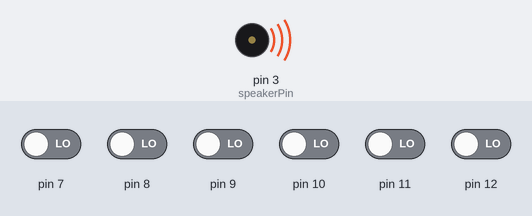
A sketch run on a simulated Arduino Uno, built with avr-gcc and run on an emulated ATmega328P. Parts: buzzer (waves = sounding). The test bench sets the inputs (shaded band); at power-on: pin 7–12 LOW.

Above: at 0.1 s.
At 2.1 s:
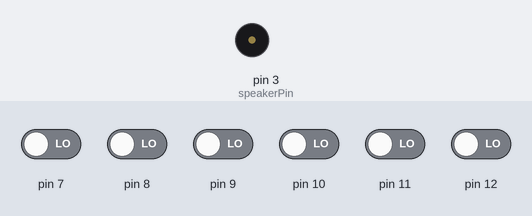
Timing chart, 0 to 3.6 s (numbered marks = the images above):
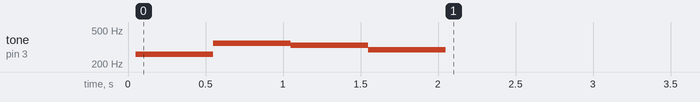

The sketch:

RealMiniPiano.ino
```cpp
const int toneSize = 4;
const int melodySize = 4;
const int tones[toneSize] = { 261, 294, 330, 349 };
const int speakerPin = 3;
int music[100] = { 0 };
int counter = 0;
class Button {
private:
  int debounceLastTime;
  int debounceDelay;
  int buttonLastState;
  int buttonState;
  int doStuffWhen;
  int pin;
public:
  Button(int pin)
    : pin(pin), doStuffWhen(LOW), debounceLastTime(0), debounceDelay(50), buttonState(HIGH), buttonLastState(HIGH) {
    pinMode(pin, INPUT);
  }
  void HandleTogglePress() {
    int readValue = digitalRead(pin);
    if (readValue != buttonLastState) {
      debounceLastTime = millis();
    }
    if (millis() - debounceLastTime > debounceDelay) {
      if (readValue != buttonState) {
        buttonState = readValue;
        if (buttonState == doStuffWhen) {
          CallThisWhenPressed();
        }
      }
    }
    buttonLastState = readValue;
  }
  void CallThisWhenPressed() {
    if (pin >= 9 && pin <= 12) {
      music[counter] = tones[pin - 9];
      counter++;
      tone(speakerPin, tones[pin - 9]);
      delay(500);
      noTone(speakerPin);

    } else if (pin == 8) {
      for(int i = 0; i < counter; i++)
      {
        music[i] = 0;
      }
      counter = 0;
    } else if (pin == 7) {
      for(int i = 0; i < counter; i++)
      {
        tone(speakerPin, music[i]);
        delay(500);
        noTone(speakerPin);
      }
    }
  }
};
Button melodyButton[melodySize] = { 12, 11, 10, 9 };
Button resetButton = 8;
Button playButton = 7;

void setup() {
  // put your setup code here, to run once:
}

void loop() {
  for (int i = 0; i < melodySize; i++) {
    melodyButton[i].HandleTogglePress();
  }
  resetButton.HandleTogglePress();
  playButton.HandleTogglePress();
}
```

Measured:
- by itself, tone on pin 3 (speakerPin): plays 261 Hz for 0.50 s, 349 Hz for 0.50 s, 330 Hz for 0.50 s, 294 Hz for 0.50 s
